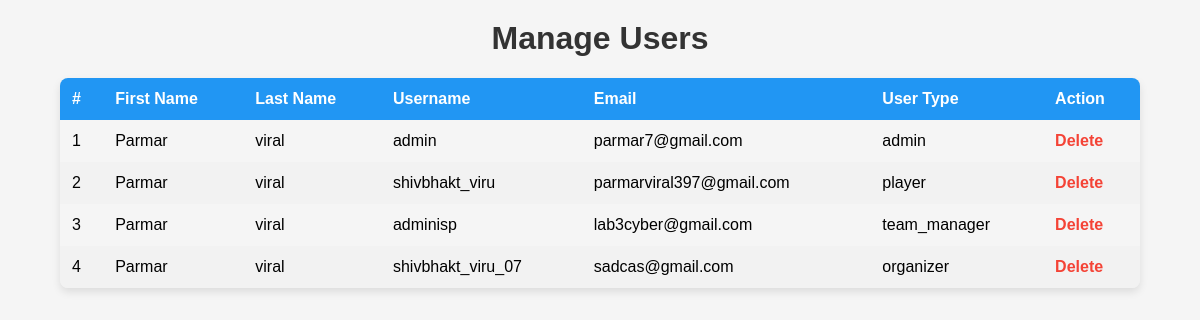
/LOGIN/admin/manage_users.php (signed in), run on the app's committed database.
### tables this page shows
CREATE TABLE `users` (
  `id` int(11) NOT NULL,
  `email` varchar(255) NOT NULL,
  `profile_photo` varchar(255) DEFAULT NULL,
  `first_name` varchar(255) DEFAULT NULL,
  `last_name` varchar(255) DEFAULT NULL,
  `username` varchar(255) NOT NULL,
  `date_of_birth` date DEFAULT NULL,
  `state` varchar(255) DEFAULT NULL,
  `city` varchar(255) DEFAULT NULL,
  `playing_game` varchar(255) DEFAULT NULL,
  `player_role` varchar(255) DEFAULT NULL,
  `phone_number` varchar(20) DEFAULT NULL,
  `gender` enum('Male','Female','Other') DEFAULT NULL,
  `playing_since` date DEFAULT NULL,
  `profile_complete` tinyint(1) DEFAULT 0,
  `created_at` timestamp NOT NULL DEFAULT current_timestamp(),
  `updated_at` timestamp NOT NULL DEFAULT current_timestamp() ON UPDATE current_timestamp(),
  `password` varchar(255) NOT NULL,
  `user_type` enum('player','team_manager','organizer','admin') NOT NULL,
  `is_admin` tinyint(1) DEFAULT 0
);

### LOGIN/admin/manage_users.php (the view, shortened to what this page needs)
<?php
include("../config.php");
$query = $conn->prepare("SELECT * FROM users");
$query->execute();
$users = $query->get_result();
?>
<!DOCTYPE html>
<html>
<head>
    <link rel="stylesheet" href="style.css">
</head>
<body>
    <h1>Manage Users</h1>
    <table>
        <thead>
            <tr>
                <th>#</th>
                <th>First Name</th>
                <th>Last Name</th>
                <th>Username</th>
                <th>Email</th>
                <th>User Type</th>
                <th>Action</th>
            </tr>
        </thead>
        <tbody>
            <?php
            $i = 1;
            while ($user = $users->fetch_assoc()) {
                echo "<tr>
                    <td>{$i}</td>
                    <td>{$user['first_name']}</td>
                    <td>{$user['last_name']}</td>
                    <td>{$user['username']}</td>
                    <td>{$user['email']}</td>
                    <td>{$user['user_type']}</td>
                    <td><a href='delete_user.php?id={$user['id']}'>Delete</a></td>
                </tr>";
                $i++;
            }
            ?>
        </tbody>
    </table>
</body>
</html>

### LOGIN/admin/style.css (style rules this page uses)
body { margin: 0; font-family: 'Arial', sans-serif; background-color: #f5f5f5; }
h1 { text-align: center; color: #333; margin-top: 20px; }
table { width: 90%; margin: 20px auto; border-collapse: collapse; box-shadow: 0 4px 8px rgba(0, 0, 0, 0.1); border-radius: 8px; overflow: hidden; }
thead { background-color: #2196F3; color: white; }
th, td { padding: 12px; text-align: left; }
tbody tr:nth-child(even) { background-color: #f2f2f2; }
a { color: #f44336; text-decoration: none; font-weight: bold; }

### data on the page
users: first_name "Parmar", last_name "viral", username "admin", email "parmar7@gmail.com", user_type "admin"
users: first_name "Parmar", last_name "viral", username "shivbhakt_viru", email "parmarviral397@gmail.com", user_type "player"
users: first_name "Parmar", last_name "viral", username "adminisp", email "lab3cyber@gmail.com", user_type "team_manager"
users: first_name "Parmar", last_name "viral", username "shivbhakt_viru_07", email "sadcas@gmail.com", user_type "organizer"
